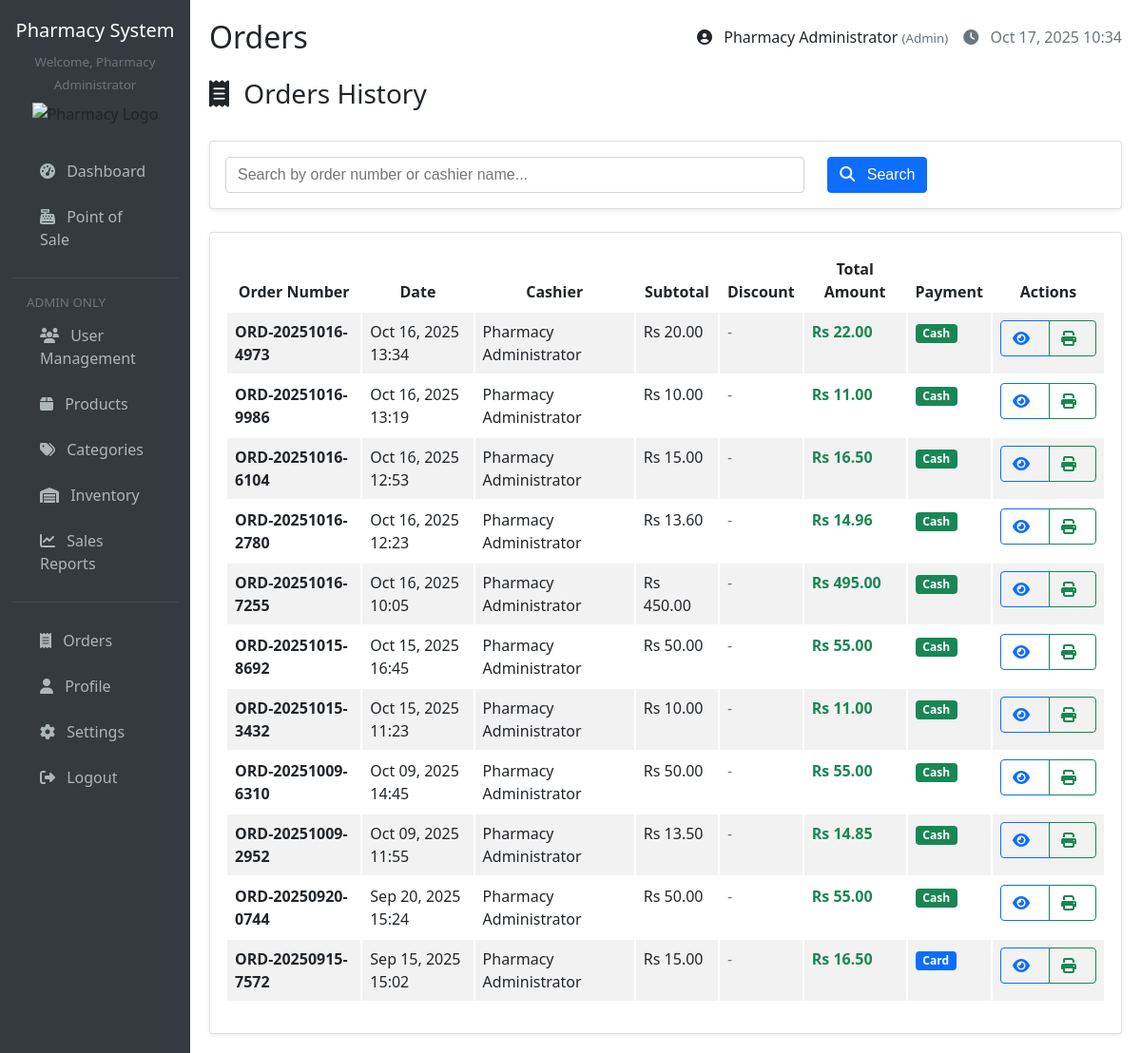
The page /pages/orders.php (signed in) on the database as committed earlier.
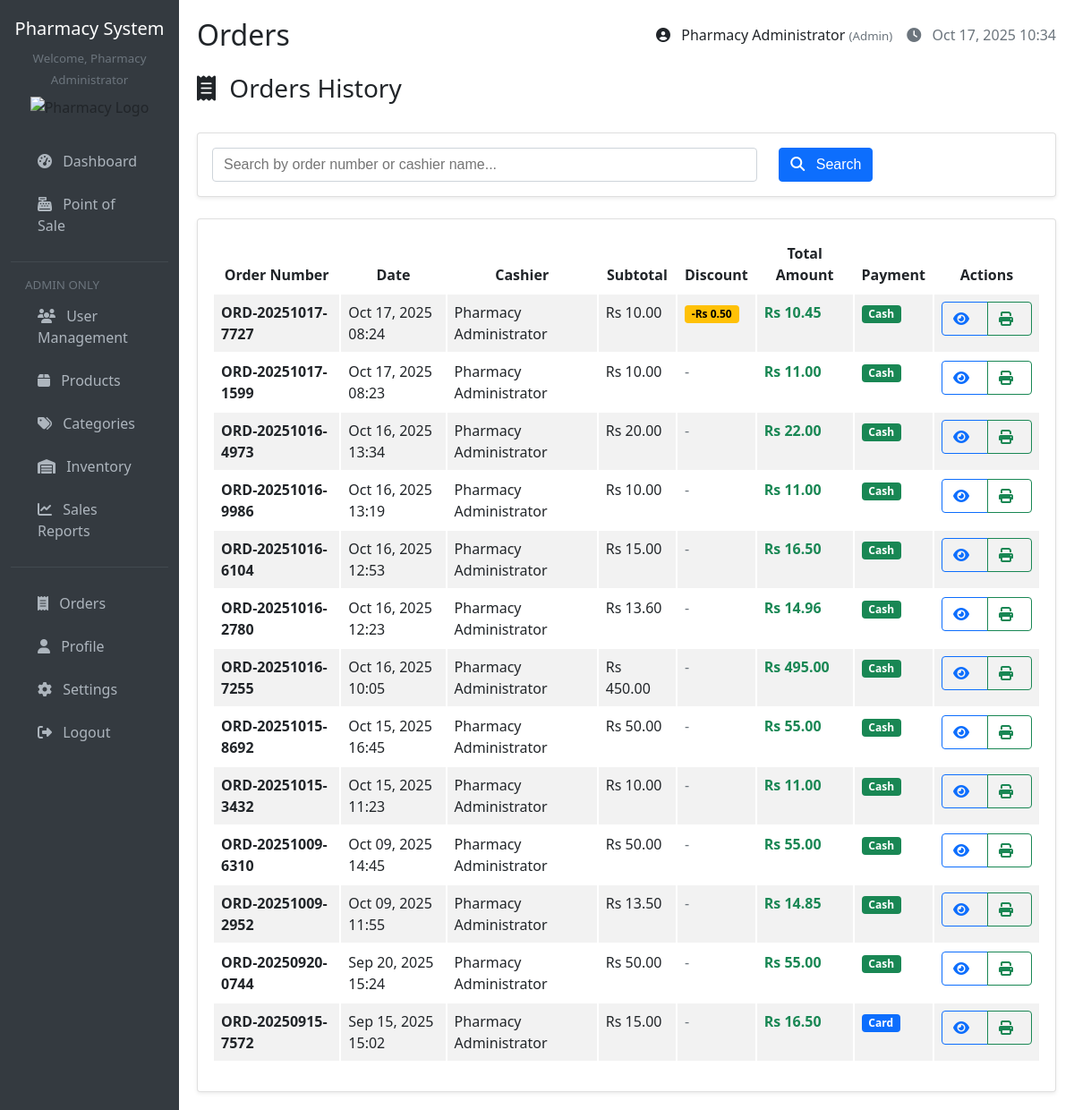
The same page on the database as committed later.
### tables this page shows
CREATE TABLE `orders` (
  `id` int(11) NOT NULL,
  `order_number` varchar(20) NOT NULL,
  `cashier_id` int(11) NOT NULL,
  `subtotal` decimal(10,2) NOT NULL,
  `discount_amount` decimal(10,2) DEFAULT 0.00,
  `tax_amount` decimal(10,2) DEFAULT 0.00,
  `total_amount` decimal(10,2) NOT NULL,
  `payment_method` enum('cash','card','other') DEFAULT 'cash',
  `order_date` timestamp NOT NULL DEFAULT current_timestamp()
);

CREATE TABLE `users` (
  `id` int(11) NOT NULL,
  `username` varchar(50) NOT NULL,
  `email` varchar(100) DEFAULT '',
  `password` varchar(255) NOT NULL,
  `role` enum('admin','cashier') DEFAULT 'cashier',
  `full_name` varchar(100) NOT NULL,
  `created_at` timestamp NOT NULL DEFAULT current_timestamp(),
  `updated_at` timestamp NOT NULL DEFAULT current_timestamp() ON UPDATE current_timestamp(),
  `is_active` tinyint(1) DEFAULT 1
);

### config/database.php (called while the page is built, shortened)
<?php
function getConnection() {
    $connection = new mysqli(DB_HOST, DB_USER, DB_PASS, DB_NAME);
    $connection->set_charset("utf8");
    return $connection;
}
function executeQuery($query, $types = '', $params = []) {
    $conn = getConnection();
    $stmt = $conn->prepare($query);
    $stmt->execute();
    $result = $stmt->get_result();
    if ($result) {
        $data = $result->fetch_all(MYSQLI_ASSOC);
        return $data;
    }
    return false;
}
?>

### includes/functions.php (called while the page is built, shortened)
<?php
function formatCurrency($amount) {
    return 'Rs ' . number_format($amount, 2);
}
function formatDate($date, $format = 'M d, Y H:i') {
    return date($format, strtotime($date));
}
function sanitizeInput($data) {
    return htmlspecialchars(trim($data), ENT_QUOTES, 'UTF-8');
}
?>

### pages/orders.php (the view, shortened to what the rows shown need)
<?php
require_once '../includes/header.php';
$search = isset($_GET['search']) ? sanitizeInput($_GET['search']) : '';
$page = isset($_GET['page']) ? max(1, (int)$_GET['page']) : 1;
$limit = 20;
$offset = ($page - 1) * $limit;
$whereClause = "";
$searchParams = [];
$searchTypes = "";
$ordersQuery = "SELECT o.*, u.full_name as cashier_name
                FROM orders o
                JOIN users u ON o.cashier_id = u.id
                $whereClause
                ORDER BY o.order_date DESC
                LIMIT $limit OFFSET $offset";
$orders = executeQuery($ordersQuery, $searchTypes, $searchParams);
$orderDetails = null;
$orderItems = [];
?>
<?php if ($orderDetails): ?>
    <div class="d-flex justify-content-between align-items-center mb-4">
        <h3><i class="fas fa-receipt"></i> Order Details - <?php echo $orderDetails['order_number']; ?></h3>
        <div>
    <a href="?view=<?php echo $orderDetails['id']; ?>" class="btn btn-info me-2">
        <i class="fas fa-eye"></i> View
    </a>
    <a href="receipt.php?order_id=<?php echo $orderDetails['id']; ?>" class="btn btn-primary me-2" target="_blank">
        <i class="fas fa-print"></i> Print
    </a>
    <a href="orders.php" class="btn btn-secondary">
        <i class="fas fa-arrow-left"></i> Back
    </a>
</div>
    </div>
    <div class="row">
        <div class="col-md-4">
            <div class="card">
                <div class="card-header">
                    <h6 class="card-title mb-0">Order Information</h6>
                </div>
                <div class="card-body">
                    <table class="table table-sm">
                        <tr>
                            <td><strong>Order Number:</strong></td>
                            <td><?php echo sanitizeInput($orderDetails['order_number']); ?></td>
                        </tr>
                        <tr>
                            <td><strong>Date:</strong></td>
                            <td><?php echo formatDate($orderDetails['order_date']); ?></td>
                        </tr>
                        <tr>
                            <td><strong>Cashier:</strong></td>
                            <td><?php echo sanitizeInput($orderDetails['cashier_name']); ?></td>
                        </tr>
                        <tr>
                            <td><strong>Payment Method:</strong></td>
                            <td><?php echo ucfirst($orderDetails['payment_method']); ?></td>
                        </tr>
                        <tr>
                            <td><strong>Subtotal:</strong></td>
                            <td><?php echo formatCurrency($orderDetails['subtotal']); ?></td>
                        </tr>
                        <?php if (isset($orderDetails['discount_amount']) && $orderDetails['discount_amount'] > 0): ?>
                        <tr class="table-warning">
                            <td><strong>Discount:</strong></td>
                            <td class="text-danger">-<?php echo formatCurrency($orderDetails['discount_amount']); ?></td>
                        </tr>
                        <tr>
                            <td><strong>After Discount:</strong></td>
                            <td><?php echo formatCurrency($orderDetails['subtotal'] - $orderDetails['discount_amount']); ?></td>
                        </tr>
                        <?php endif; ?>
                        <tr>
                            <td><strong>Tax:</strong></td>
                            <td><?php echo formatCurrency($orderDetails['tax_amount']); ?></td>
                        </tr>
                        <tr class="table-success">
                            <td><strong>Total:</strong></td>
                            <td><strong><?php echo formatCurrency($orderDetails['total_amount']); ?></strong></td>
                        </tr>
                    </table>
                    <?php if (isset($orderDetails['discount_amount']) && $orderDetails['discount_amount'] > 0): ?>
                    <div class="alert alert-success mt-3 mb-0">
                        <i class="fas fa-tag"></i> <strong>Customer Saved:</strong><br>
                        <?php echo formatCurrency($orderDetails['discount_amount']); ?>
                    </div>
                    <?php endif; ?>
                </div>
            </div>
        </div>
        <div class="col-md-8">
            <div class="card">
                <div class="card-header">
                    <h6 class="card-title mb-0">Order Items</h6>
                </div>
                <div class="card-body">
                    <div class="table-responsive">
                        <table class="table">
                            <thead>
                                <tr>
                                    <th>Product</th>
                                    <th>Barcode</th>
                                    <th>Quantity</th>
                                    <th>Unit Price</th>
                                    <th>Total</th>
                                </tr>
                            </thead>
                            <tbody>
                                <?php foreach ($orderItems as $item): ?>
                                    <tr>
                                        <td><?php echo sanitizeInput($item['product_name']); ?></td>
                                        <td><code><?php echo sanitizeInput($item['barcode']); ?></code></td>
                                        <td><?php echo $item['quantity']; ?></td>
                                        <td><?php echo formatCurrency($item['unit_price']); ?></td>
                                        <td><?php echo formatCurrency($item['total_price']); ?></td>
                                    </tr>
                                <?php endforeach; ?>
                            </tbody>
                        </table>
                    </div>
                </div>
            </div>
        </div>
    </div>
<?php else: ?>
    <div class="card">
        <div class="card-body">
            <div class="table-responsive">
                <table class="table table-striped">
                    <thead>
                        <tr>
                            <th>Order Number</th>
                            <th>Date</th>
                            <th>Cashier</th>
                            <th>Subtotal</th>
                            <th>Discount</th>
                            <th>Total Amount</th>
                            <th>Payment</th>
                            <th>Actions</th>
                        </tr>
                    </thead>
                    <tbody>
                        <?php if (empty($orders)): ?>
                            <tr>
                                <td colspan="8" class="text-center py-4">
                                    <i class="fas fa-receipt fa-3x text-muted mb-3"></i>
                                    <h5 class="text-muted">No orders found</h5>
                                    <?php if ($search): ?>
                                        <p class="text-muted">Try adjusting your search terms</p>
                                        <a href="orders.php" class="btn btn-outline-primary">View All Orders</a>
                                    <?php else: ?>
                                        <p class="text-muted">No sales have been made yet</p>
                                        <a href="pos.php" class="btn btn-primary">Make First Sale</a>
                                    <?php endif; ?>
                                </td>
                            </tr>
                        <?php else: ?>
                            <?php foreach ($orders as $order): ?>
                                <tr>
                                    <td>
                                        <strong><?php echo sanitizeInput($order['order_number']); ?></strong>
                                    </td>
                                    <td><?php echo formatDate($order['order_date']); ?></td>
                                    <td><?php echo sanitizeInput($order['cashier_name']); ?></td>
                                    <td><?php echo formatCurrency($order['subtotal']); ?></td>
                                    <td>
                                        <?php if (isset($order['discount_amount']) && $order['discount_amount'] > 0): ?>
                                            <span class="badge bg-warning text-dark">
                                                -<?php echo formatCurrency($order['discount_amount']); ?>
                                            </span>
                                        <?php else: ?>
                                            <span class="text-muted">-</span>
                                        <?php endif; ?>
                                    </td>
                                    <td>
                                        <strong class="text-success"><?php echo formatCurrency($order['total_amount']); ?></strong>
                                    </td>
                                    <td>
                                        <span class="badge bg-<?php echo $order['payment_method'] == 'cash' ? 'success' : ($order['payment_method'] == 'card' ? 'primary' : 'secondary'); ?>">
                                            <?php echo ucfirst($order['payment_method']); ?>
                                        </span>
                                    </td>
                                    <td>
                                        <div class="btn-group btn-group-sm">
                                            <a href="?view=<?php echo $order['id']; ?>" class="btn btn-outline-primary" title="View Details">
                                                <i class="fas fa-eye"></i>
                                            </a>
                                            <a href="receipt.php?order_id=<?php echo $order['id']; ?>" class="btn btn-outline-success" title="Print Receipt" target="_blank">
                                                <i class="fas fa-print"></i>
                                            </a>
                                        </div>
                                    </td>
                                </tr>
                            <?php endforeach; ?>
                        <?php endif; ?>
                    </tbody>
                </table>
            </div>
        </div>
    </div>
<?php endif; ?>
<?php require_once '../includes/footer.php'; ?>

Rows that differ between the two databases and show on the page:
added orders: order_number "ORD-20251017-7727", order_date "Oct 17, 2025 08:24", cashier.full_name "Pharmacy Administrator", subtotal "Rs 10.00", discount_amount "Rs 0.50", total_amount "Rs 10.45", payment_method "Cash"
added orders: order_number "ORD-20251017-1599", order_date "Oct 17, 2025 08:23", cashier.full_name "Pharmacy Administrator", subtotal "Rs 10.00", total_amount "Rs 11.00", payment_method "Cash"
